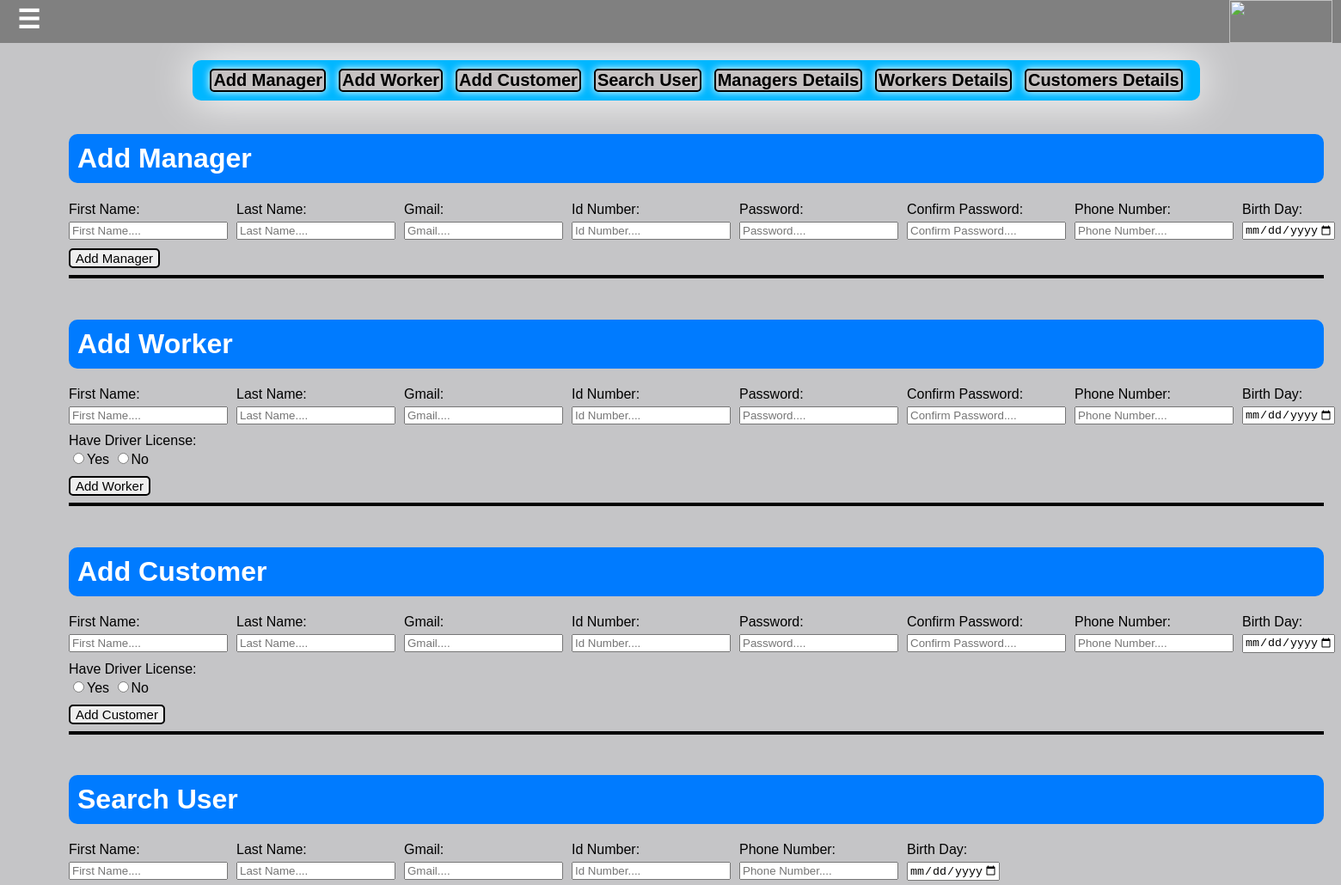
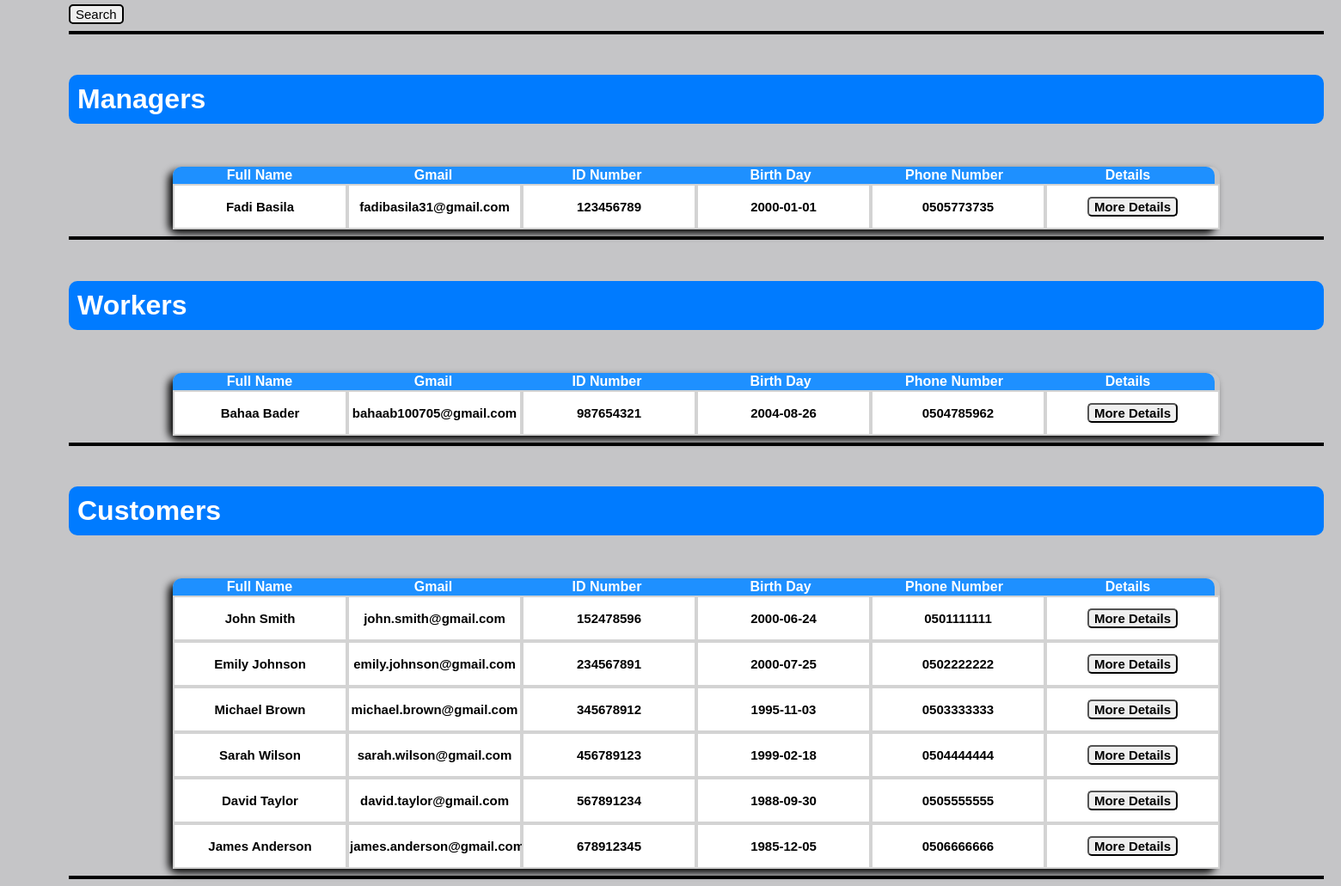
The page /UserDetails.php (signed in) on the database its author committed (2 pictures, top to bottom).
### tables this page shows
CREATE TABLE IF NOT EXISTS `users` (
  `Id` int NOT NULL AUTO_INCREMENT,
  `FirstName` varchar(250) NOT NULL,
  `LastName` varchar(250) NOT NULL,
  `Gmail` varchar(250) NOT NULL,
  `IdNumber` varchar(9) NOT NULL,
  `Password` varchar(250) NOT NULL,
  `Password1` varchar(250) NOT NULL,
  `Password2` varchar(250) DEFAULT NULL,
  `Password3` varchar(250) DEFAULT NULL,
  `HaveDriverLicense` tinyint(1) NOT NULL DEFAULT '0',
  `Blocked` tinyint(1) NOT NULL DEFAULT '0',
  `FailedTimes` int NOT NULL DEFAULT '0',
  `BirthDay` date NOT NULL,
  `PhoneNumber` varchar(250) DEFAULT NULL,
  `Role` varchar(250) NOT NULL,
  `StartTimeExpired` datetime DEFAULT NULL,
  `EndTimeExpired` datetime DEFAULT NULL,
  PRIMARY KEY (`Id`)
);

### UserDetails.php (the view, shortened to what this page needs)
<?php
    include "Nav.php";
    $con=OpenCon();
?>
<!DOCTYPE html>
<html lang="en">
    <head>
    </head>
    <body>
        <div class="Css1">
            <nav>
                <a href="#addManager">Add Manager</a>
                <a href="#addWorker">Add Worker</a>
                <a href="#addCustomer">Add Customer</a>
                <a href="#SearchUser">Search User</a>
                <a href="#ManagersDetails">Managers Details</a>
                <a href="#WorkersDetails">Workers Details</a>
                <a href="#CustomersDetails">Customers Details</a>
            </nav>
            <div id="addManager"></div><br>
            <h1>Add Manager </h1>
            <form method="POST">
                <div class="Css2">
                    <div><label>First Name:</label><input type="text" name="Fname" placeholder="First Name...." required></div>
                    <div><label>Last Name:</label><input type="text" name="Lname" placeholder="Last Name...." required></div>
                    <div><label>Gmail:</label><input type="email" name="Gmail" placeholder="Gmail...." required></div>
                    <div><label>Id Number:</label><input type="text" name="IdNumber" placeholder="Id Number...." required></div>
                    <div><label>Password:</label><input type="password" name="Pass1" placeholder="Password...." required></div>
                    <div><label>Confirm Password:</label><input type="password" name="Pass2" placeholder="Confirm Password...." required></div>
                    <div><label>Phone Number:</label><input type="text" name="PhoneNum" placeholder="Phone Number...." required></div>
                    <div><label>Birth Day:</label><input type="date" name="BirthDay" max="<?php echo date('Y-m-d') ?>" required></div>
                </div>
                <button id="AddUser" type="submit" name="AddManager">Add Manager</button>
            </form><hr>
            <div id="addWorker"></div><br>
            <h1>Add Worker</h1>
            <form method="POST">
                <div class="Css2">
                    <div><label>First Name:</label><input type="text" name="Fname" placeholder="First Name...." required></div>
                    <div><label>Last Name:</label><input type="text" name="Lname" placeholder="Last Name...." required></div>
                    <div><label>Gmail:</label><input type="email" name="Gmail" placeholder="Gmail...." required></div>
                    <div><label>Id Number:</label><input type="text" name="IdNumber" placeholder="Id Number...." required></div>
                    <div><label>Password:</label><input type="password" name="Pass1" placeholder="Password...." required></div>
                    <div><label>Confirm Password:</label><input type="password" name="Pass2" placeholder="Confirm Password...." required></div>
                    <div><label>Phone Number:</label><input type="text" name="PhoneNum" placeholder="Phone Number...." required></div>
                    <div><label>Birth Day:</label><input type="date" name="BirthDay" max="<?php echo date('Y-m-d') ?>" required></div>
                </div>
                <div>
                    <label style="margin-top: 10px;">Have Driver License:</label>
                    <input type="radio" name="HaveDriverLicense" value="Yes" required>Yes
                    <input type="radio" name="HaveDriverLicense" value="No">No
                </div>
                <button id="AddUser" type="submit" name="AddWorker">Add Worker</button>
            </form><hr>
            <div id="addCustomer"></div><br>
            <h1>Add Customer</h1>
            <form method="POST">
                <div class="Css2">
                    <div><label>First Name:</label><input type="text" name="Fname" placeholder="First Name...." required></div>
                    <div><label>Last Name:</label><input type="text" name="Lname" placeholder="Last Name...." required></div>
                    <div><label>Gmail:</label><input type="email" name="Gmail" placeholder="Gmail...." required></div>
                    <div><label>Id Number:</label><input type="text" name="IdNumber" placeholder="Id Number...." required></div>
                    <div><label>Password:</label><input type="password" name="Pass1" placeholder="Password...." required></div>
                    <div><label>Confirm Password:</label><input type="password" name="Pass2" placeholder="Confirm Password...." required></div>
                    <div><label>Phone Number:</label><input type="text" name="PhoneNum" placeholder="Phone Number...." required></div>
                    <div><label>Birth Day:</label><input type="date" name="BirthDay" max="<?php echo date('Y-m-d') ?>" required></div>
                </div>
                <div>
                    <label style="margin-top: 10px;">Have Driver License:</label>
                    <input type="radio" name="HaveDriverLicense" value="Yes" required>Yes
                    <input type="radio" name="HaveDriverLicense" value="No">No
                </div>
                <button id="AddUser" type="submit" name="AddCustomer">Add Customer</button>
            </form><hr>
            <div id="SearchUser"></div><br>
            <h1>Search User</h1>
            <form method="POST">
                <div class="Css2">
                    <div><label>First Name:</label><input type="text" name="Fname" placeholder="First Name...."></div>
                    <div><label>Last Name:</label><input type="text" name="Lname" placeholder="Last Name...."></div>
                    <div><label>Gmail:</label><input type="email" name="Gmail" placeholder="Gmail...."></div>
                    <div><label>Id Number:</label><input type="text" name="IdNumber" placeholder="Id Number...."></div>
                    <div><label>Phone Number:</label><input type="text" name="PhoneNum" placeholder="Phone Number...."></div>
                    <div><label>Birth Day:</label><input type="date" name="BirthDay" max="<?php echo date('Y-m-d') ?>"></div>
                </div>
                <button id="AddUser" type="submit" name="SearchUser">Search</button>
            </form>
            <hr>
            <div id="ManagersDetails"></div><br>
            <h1>Managers</h1>
            <table>
                <tr>
                    <th id="thLeft">Full Name</th>
                    <th>Gmail</th>
                    <th>ID Number</th>
                    <th>Birth Day</th>
                    <th>Phone Number</th>
                    <th id="thRight">Details</th>
                </tr>
                <?php
                    $customers=mysqli_query($con,"SELECT * FROM Users");
                    while($c=mysqli_fetch_array($customers)){
                        if($c['Role']=="Manager"){
                            echo "<tr><td><h3>".$c['FirstName']." ".$c['LastName']."</h3></td>
                            <td><h3>".$c['Gmail']."</h3></td>
                            <td><h3>".$c['IdNumber']."</h3></td>
                            <td><h3>".$c['BirthDay']."</h3></td>
                            <td><h3>".$c['PhoneNumber']."</h3></td>
                            <td><form method='post'><input type='hidden' name='UserId' value='".$c['Id']."'><button id='MoreDetails' type='submit' name='MoreDetails'>More Details</form></td>
                            </tr>";
                        }
                    }
                ?>
            </table><hr>
            <div id="WorkersDetails"></div><br>
            <h1>Workers</h1>
            <table>
                <tr>
                    <th id="thLeft">Full Name</th>
                    <th>Gmail</th>
                    <th>ID Number</th>
                    <th>Birth Day</th>
                    <th>Phone Number</th>
                    <th id="thRight">Details</th>
                </tr>
                <?php
                    $Workers=mysqli_query($con,"SELECT * FROM Users");
                    while($w=mysqli_fetch_array($Workers)){
                        if($w['Role']=="Worker"){
                            echo "<tr><td><h3>".$w['FirstName']." ".$w['LastName']."</h3></td>
                            <td><h3>".$w['Gmail']."</h3></td>
                            <td><h3>".$w['IdNumber']."</h3></td>
                            <td><h3>".$w['BirthDay']."</h3></td>
                            <td><h3>".$w['PhoneNumber']."</h3></td>
                            <td><form method='post'><input type='hidden' name='UserId' value='".$w['Id']."'><button id='MoreDetails' type='submit' name='MoreDetails'>More Details</form></td>
                            </tr>";
                        }
                    }
                ?>
            </table><hr>
            <div id="CustomersDetails"></div><br>
            <h1>Customers</h1>
            <table>
                <tr>
                    <th id="thLeft">Full Name</th>
                    <th>Gmail</th>
                    <th>ID Number</th>
                    <th>Birth Day</th>
                    <th>Phone Number</th>
                    <th id="thRight">Details</th>
                </tr>
                <?php
                    $Managers=mysqli_query($con,"SELECT * FROM Users");
                    while($m=mysqli_fetch_array($Managers)){
                        if($m['Role']=="Customer"){
                            echo "<tr><td><h3>".$m['FirstName']." ".$m['LastName']."</td>
                            <td><h3>".$m['Gmail']."</h3></td>
                            <td><h3>".$m['IdNumber']."</h3></td>
                            <td><h3>".$m['BirthDay']."</h3></td>
                            <td><h3>".$m['PhoneNumber']."</h3></td>
                            <td><form method='post'><input type='hidden' name='UserId' value='".$m['Id']."'><button id='MoreDetails' type='submit' name='MoreDetails'>More Details</form></td>
                            </tr>";
                        }
                    }
                ?>
            </table><hr>
        </div>
    </body>
</html>

### Nav.php (style rules this page uses)
body { font-family: Arial; margin:0px; }
button { cursor:pointer; }

### UserDetails.php (style rules this page uses)
body { font-family: Arial; margin-top: 70px; background-color: #c5c5c7; }
.Css1 { margin-left: 80px; margin-right: 20px; }
.Css1 nav { background-color: #00b7ff; display:flex; justify-self: center; gap:15px; padding-left:20px; padding-right: 20px; padding-top:10px; padding-bottom:10px; border-radius: 10px; box-shadow:0px 0px 50px white; }
.Css1 nav a { text-decoration: none; border:2px black solid; cursor: pointer; background-color: #c6c2c2; font-size: 20px; color:black; border-radius: 5px; padding-left: 2px; padding-right: 2px; font-weight: bold; box-shadow:0px 0px 10px white; }
.Css2 { display: flex; gap: 10px; }
table { border-radius: 10px; margin-top: 50px; display: flex; justify-self: center; border-spacing: 0px; box-shadow: -5px 5px 10px black; }
th { color:white; background-color: dodgerblue; display: inline-block; width: 200px; }
td { background-color: white; border: 2px solid lightgray; display: inline-block; width: 197px; }
h1 { background: #007bff; color: white; padding: 10px; border-radius: 10px; }
h3 { font-size:15px; text-align: center; }
label { display: block; }
input { margin-top: 5px; }
hr { border: 2px solid black; color: black; }
#AddUser { font-size: 15px; margin-top: 10px; border-radius: 5px; border:2px solid black; }
#thLeft { border-top-left-radius:10px; }
#thRight { border-top-right-radius: 10px; }
#MoreDetails { border-radius:5px; font-size:15px; font-weight: bold; display:flex; justify-self: center; align-items: center; margin-top: 12px; margin-bottom: 12px; }

### rows shown on the page
users: FirstName "Fadi", LastName "Basila", Gmail "fadibasila31@gmail.com", IdNumber "123456789", BirthDay "2000-01-01", PhoneNumber "0505773735"
users: FirstName "Bahaa", LastName "Bader", Gmail "bahaab100705@gmail.com", IdNumber "987654321", BirthDay "2004-08-26", PhoneNumber "0504785962"
users: FirstName "John", LastName "Smith", Gmail "john.smith@gmail.com", IdNumber "152478596", BirthDay "2000-06-24", PhoneNumber "0501111111"
users: FirstName "Emily", LastName "Johnson", Gmail "emily.johnson@gmail.com", IdNumber "234567891", BirthDay "2000-07-25", PhoneNumber "0502222222"
users: FirstName "Michael", LastName "Brown", Gmail "michael.brown@gmail.com", IdNumber "345678912", BirthDay "1995-11-03", PhoneNumber "0503333333"
users: FirstName "Sarah", LastName "Wilson", Gmail "sarah.wilson@gmail.com", IdNumber "456789123", BirthDay "1999-02-18", PhoneNumber "0504444444"
users: FirstName "David", LastName "Taylor", Gmail "david.taylor@gmail.com", IdNumber "567891234", BirthDay "1988-09-30", PhoneNumber "0505555555"
users: FirstName "James", LastName "Anderson", Gmail "james.anderson@gmail.com", IdNumber "678912345", BirthDay "1985-12-05", PhoneNumber "0506666666"
